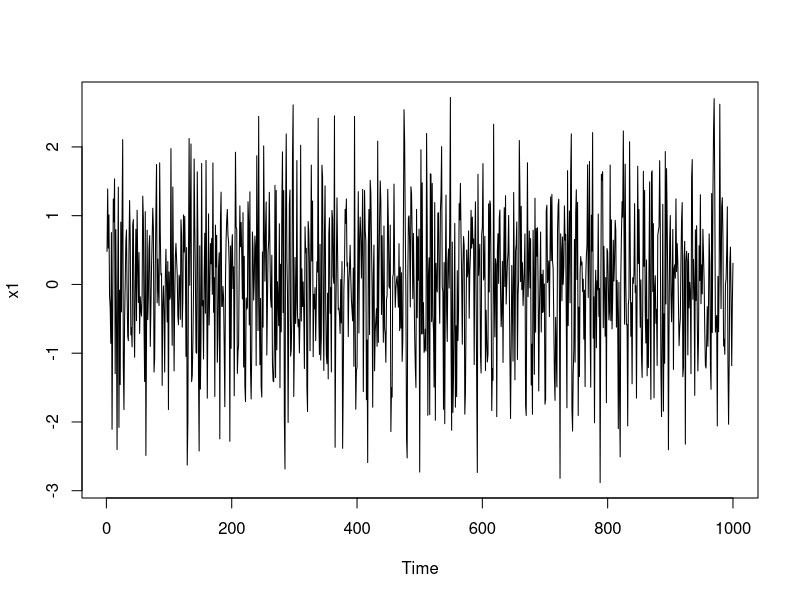
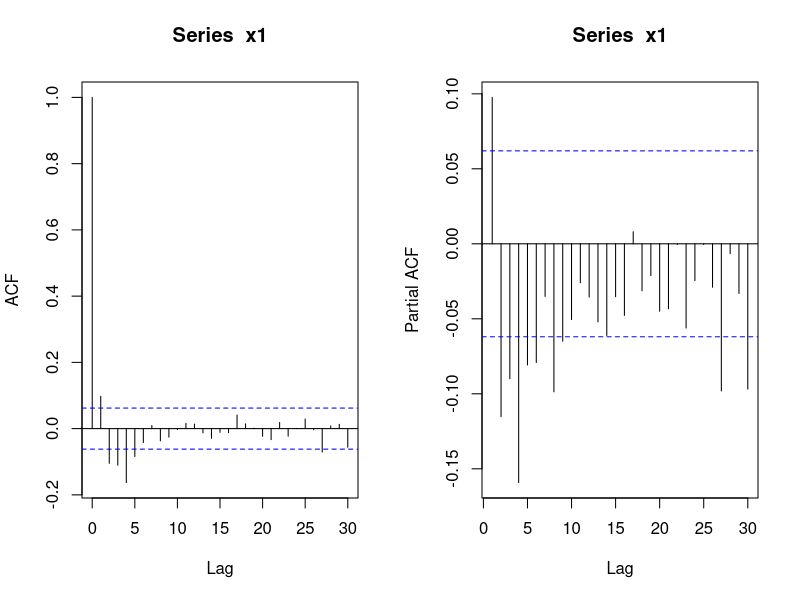
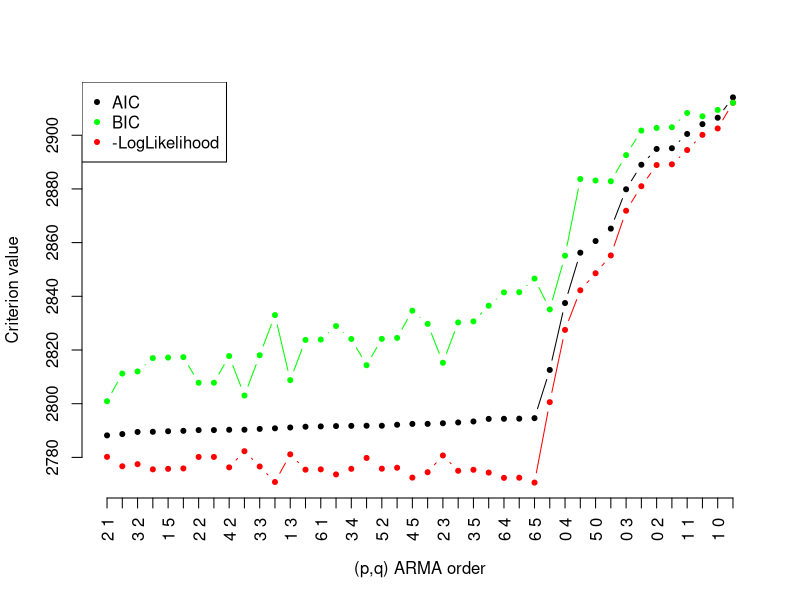
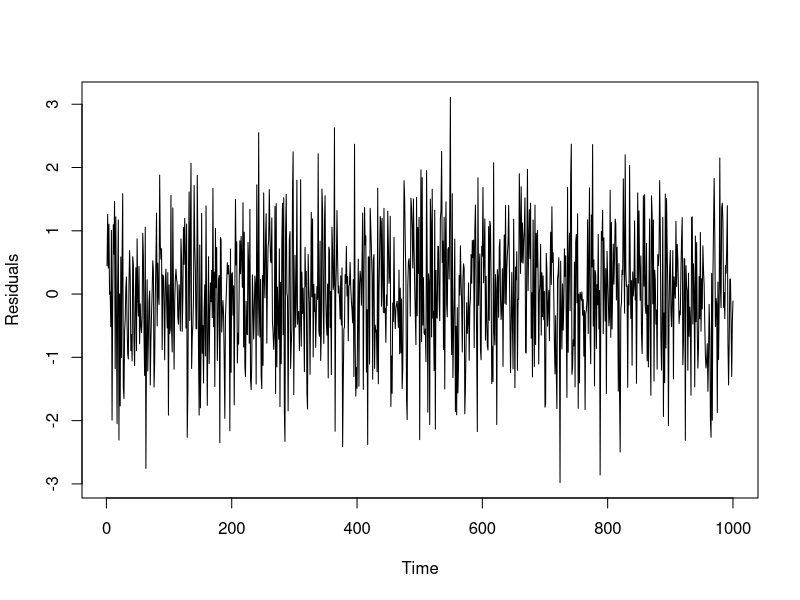
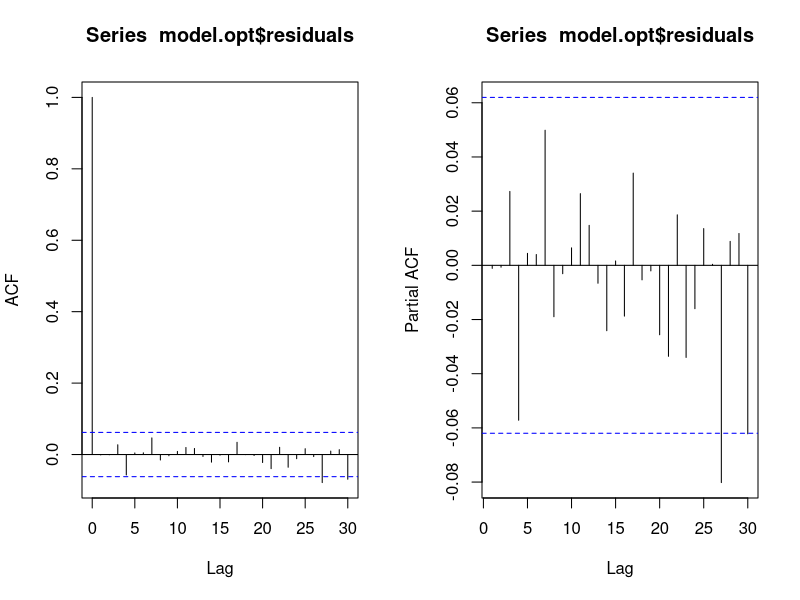
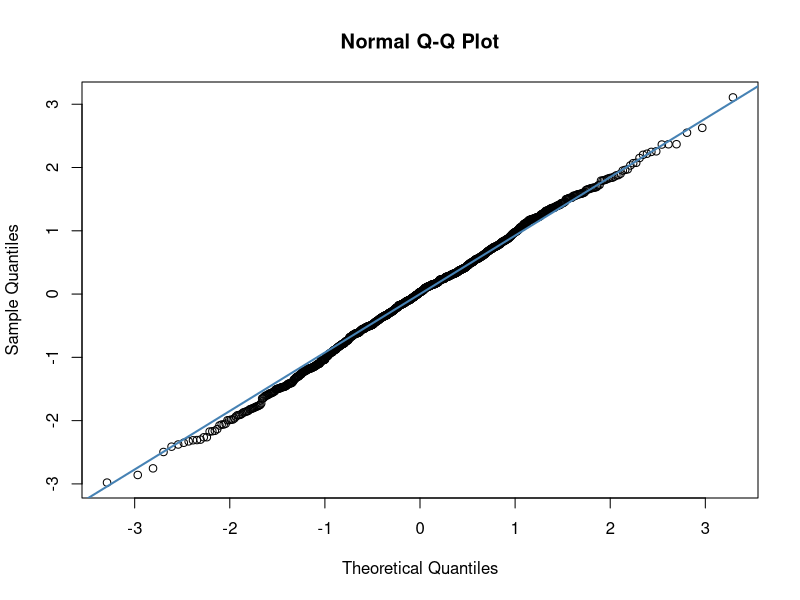
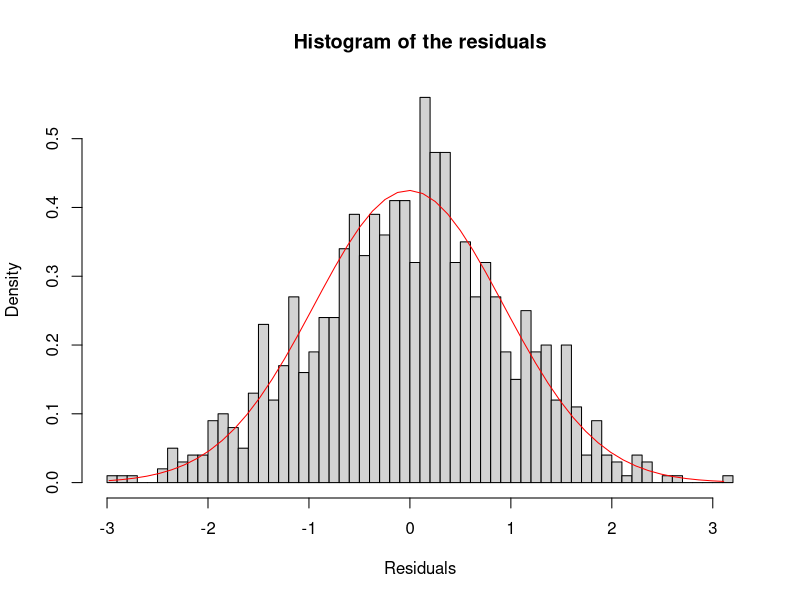
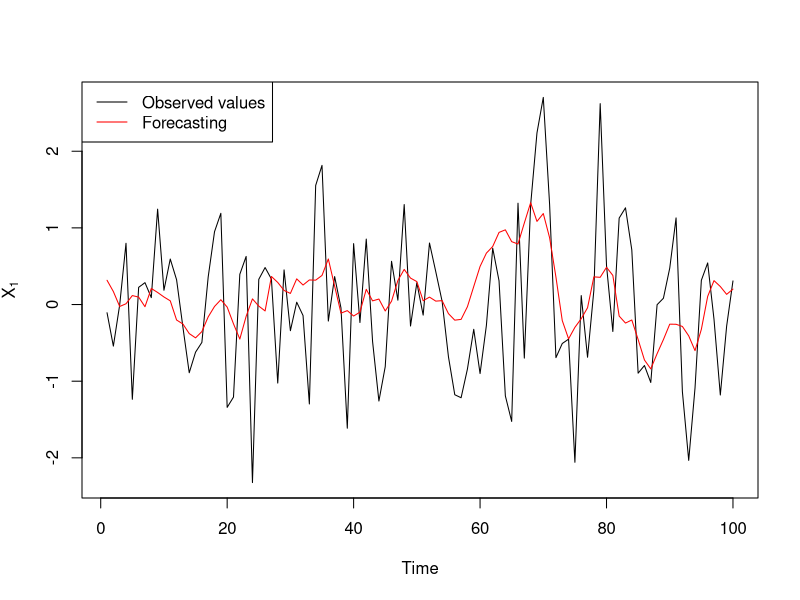

Generate these figures, in order, with R:
rm(list=objects())

#### Simulation and representation

set.seed(110) # to ensure reproducible results (fix the seed of the randomness)

n = 1000
sigma = 1
eps = rnorm(n,0,sd=sigma) # innovation of our ARMA process

ar = c(1,-1/4) # AR orders
ma = c(-1) # MA orders
# Be careful: arima.sim reads the orders when the equation is written in the following way:
# X_t = phi_1*X_t-1 + phi_2*X_t-2 + ... + eps_t + theta_1*eps_t-1 + ...
x1 = arima.sim(n=n, list(ar=ar,ma=ma), innov=eps)

plot(x1)

#### ACF and PACF

par(mfrow=c(1,2)) # 1 line, 2 columns
acf(x1)
pacf(x1)
par(mfrow=c(1,1)) # go back to only one plot per window

# Be careful: ACF starts at lag 0 (even though ACF at lag 0 is ALWAYS 1)
# and PACF at lags 1
qmax = 5 # ACF = 0 for h > 5
pmax = 6 
# PACF goes down the line at lag 7 and becomes higher only once after
# We prefer to have a smaller bound on p so that we do not try so many models afterwards
# If our models are not satisfactory, we could increase p at the end!

#### Model selection

## Creation of the different orders without for loop

ordre = expand.grid(p=c(0:pmax), q=c(0:qmax)) 
# create all pairs of potentials p and q
# matrix of size (length(q)*length(p)) x 2 = 42 x 2
ordre = cbind(ordre[,1], 0, ordre[,2]) 
# add the 0 order for differentiation in the middle, since we did not observe any trend

head(ordre)
dim(ordre)

## Fitting the different models without for loop

# arima function fits an ARIMA model to our data, given the order we gave it
model = apply(ordre, 1, arima, x=x1, method=c("ML"), SSinit=c("Rossignol2011"),
              optim.method="BFGS", include.mean=F) 
# 1 to specifiy that "apply" is by row (2 = by column)
# returns a list of 42 ARIMA models

# We can have a look at one model to understand the output of arima
model[[2]]

## Selection

aic = sapply(model, function(x) {x$aic}) # returns a list containing the 42 AIC
bic = sapply(model, function(x) {-2*x$loglik+log(x$nobs)*length(x$coef)}) # returns a list containing the 42 BIC
like = sapply(model, function(x) {-2*x$loglik}) # returns a list containing the 42 "- log likelihood"

# Understanding in details the following code is not important for the exam. 
# But interesting for those who will continue a bit with stats.
o = order(aic)
# order returns the indices corresponding to sorting the vector in ascending order
# it does not sort the vector! it gives the indices to sort it
# (if you just need to sort, you can use sort(aic) but here we will sort also
# BIC and loglikeklihood with respect ro the AIC order)
# aic[o] is the sorted vector of AIC
# it allows us to sort also BIC and LogLikelihood in the AIC order
plot(aic[o], type='b', pch=20, axes=F, ylim=range(aic,like),
     xlab="(p,q) ARMA order", ylab="Criterion value")
points(like[o], col='red', pch=20, type='b')
points(bic[o], col='green', pch=20, type='b')
axis(1,c(1:length(aic)), paste(ordre[o,1], ordre[o,3]), las=2)
# we change the x axis so that the labels correspond to (p,q) and not the index in the list
axis(2)
legend("topleft", legend=c("AIC","BIC", "-LogLikelihood"), col=c("black", "green", "red"),
       pch=20)

# Chosen model by AIC
ordre.opt = ordre[which.min(aic),]
ordre.opt

# Chosen model by BIC: from the plot we know it is the same than AIC
ordre.opt = ordre[which.min(bic),]
ordre.opt

# we retrieve the model associated to the lowest AIC
model.opt = model[[which.min(aic)]] 
#model.opt = arima(x=x1, order=ordre.opt, method=c("ML"),
#                 SSinit=c("Rossignol2011"),
#                 optim.method="BFGS", include.mean=F)

model.opt
names(model.opt)

## Associated parameters

model.opt$coef # coefficients
model.opt$sigma2 # variance estimation of the innovation/noise
model.opt$var.coef # variance estimation of the estimated coefficients

#### Student test of the coefficients nullity

## pvalue of the Gaussian test (approximation of the Student test for n large)
pvalue = function(model)
{
  2*(1 - pnorm( abs(model$coef) / sqrt(diag(model$var.coef))) )
}

pvalue(model.opt)
# for each coefficient, the p-value is really below 0.05: we significantly reject 
# the null hypothesis, the hypothesis that the coefficient is in fact 0

## Higher orders

# We can test higher orders, to see if we are not missing a coefficient
# Be careful: we can not test both AR and MA higher orders, so we proceed in 2 times

model.opt_pp1 = arima(x=x1, order=ordre.opt+c(1,0,0), method=c("ML"),
                      SSinit=c("Rossignol2011"),
                      optim.method="BFGS", include.mean=F)
pvalue(model.opt_pp1)
# p-value for AR3 coefficient is 0.87: we can not reject the null hypothesis (that the 
# coefficient is null) at 5% (and even higher). It confirms the order 2 for the AR part.

model.opt_qp1 = arima(x=x1, order=ordre.opt+c(0,0,1), method=c("ML"),
                      SSinit=c("Rossignol2011"),
                      optim.method="BFGS", include.mean=F)
pvalue(model.opt_qp1)
# p-value for AR3 coefficient is 0.86: we can not reject the null hypothesis (that the 
# coefficient is null) at 5% (and even higher). It confirms the order 2 for the AR part.

## Lower orders

# Be careful: this is just an illustration for the practical session
# Our coefficient are significant according to the p-value, 
# so there is no need to look for lower orders

model.opt_pm1 = arima(x=x1, order=ordre.opt-c(1,0,0), method=c("ML"),
                      SSinit=c("Rossignol2011"),
                      optim.method="BFGS", include.mean=F)
pvalue(model.opt_pm1)

model.opt_qm1 = arima(x=x1, order=ordre.opt-c(0,0,1), method=c("ML"),
                      SSinit=c("Rossignol2011"),
                      optim.method="BFGS", include.mean=F)
pvalue(model.opt_qm1)

# Their coefficient pass the test, but it was predictable.

#### Residuals analysis

plot(model.opt$residuals, type='l', ylab="Residuals")
# Visually there is no trend and no seasonality.

par(mfrow=c(1,2))
acf(model.opt$residuals)
pacf(model.opt$residuals)
par(mfrow=c(1,1))
# No significant auto-correlations

# If the residuals are truly gaussian distributed, then their empirical quantiles
# should coincide with the theoretical guassian quantiles
qqnorm(model.opt$residuals)
qqline(model.opt$residuals, col = "steelblue", lwd = 2) # to add the x=y line
# Perfect fit of the quantiles

hist(model.opt$residuals, breaks=50, freq=F, xlab="Residuals",
     main="Histogram of the residuals")
x = seq(min(model.opt$residuals),
        max(model.opt$residuals),
        length=50)
lines(x, dnorm(x,mean(model.opt$residuals),model.opt$sigma2), col='red')
# Histogram globally coincides also with the one of the standard Gaussian distribution

#### Box-Pierce test

# In this test we do not want to reject the null hypothesis
# Indeed, the null hypothesis corresponds to the absence of residuals correlation
pvalue_BP = function(model, K)
{
  rho = acf(model$residuals, lag.max=K, plot=F)$acf[-1] # we delete the first term, always = 1
  n = model$nobs
  pval = (1-pchisq(n*sum(rho^2), df=K-length(model$coef)))
  return(pval)
}

pvalue_BP(model.opt, K=10)
pvalue_BP(model.opt, K=20)
# We do not reject H0, with a threshold of 5%
# => Residuals appear to be not correlated, according to this test
# More rigorously, we have no reason to be worried (not rejecting the test does
# not exactly mean that the hypothesis is correct, but that we do not have reason
# to suspect it is not)

# We can test ARMA(2,0) and ARMA(1,1) for the example

pvalue_BP(model.opt_pm1, K=10)
# We reject the hypothesis of non-correlated residuals at order at most 10
pvalue_BP(model.opt_qm1, K=10) 
# We reject the hypothesis of non-correlated residuals at order at most 10

# => missing significant higher orders leads to poor modelisation

#### Forecasting

x1_train = x1[1:900]
x1_test = x1[-c(1:900)]

# we fit the model only on the first 900 observations
model.opt = arima(x=x1_train, order=ordre.opt, method=c("ML"),
                  SSinit=c("Rossignol2011"),
                  optim.method="BFGS", include.mean=F)

# each point X_t is forecasted given the observations until time t-h
forecast = function(model, h)
{
  forecast = array(NA, dim=100)
  for(i in c(900:999)) # for each value to be predicted
  {
    # we apply the formulae with the fitted coefficients (of line 215)
    # but on the observed values! It is just an evaluation
    mod = arima(x=x1[1:(i-h)], order=ordre.opt, fixed=model$coef, include.mean=F)
    # i-899 because forecast is a vector of size 100, from 1 to 100
    forecast[i-899] = tail(predict(mod,n.ahead=h)$pred, 1) 
    # At each time step we predict the value h time later
  }
  return(forecast)
}

prev = forecast(model.opt, h=1) # horizon 1

plot(x1_test, type='l', xlab="Time", ylab=expression(X[1]))
lines(prev, col='red')
legend("topleft", legend=c("Observed values", "Forecasting"), lty=1,
       col=c("black","red"))

prev = lapply(c(1:10), forecast, model=model.opt)
# we make 10 forecasts: horizon 1, 2, ..., 10
# we can compare them and see the influence of the horizon

erreur = sapply(prev, function(x){mean((x-x1_test)^2)})
plot(erreur,type='b', xlab="Horizon", ylab="Mean squared error")
# the error increases with h
# it is consistent since the method is local, highly dependent on previous values